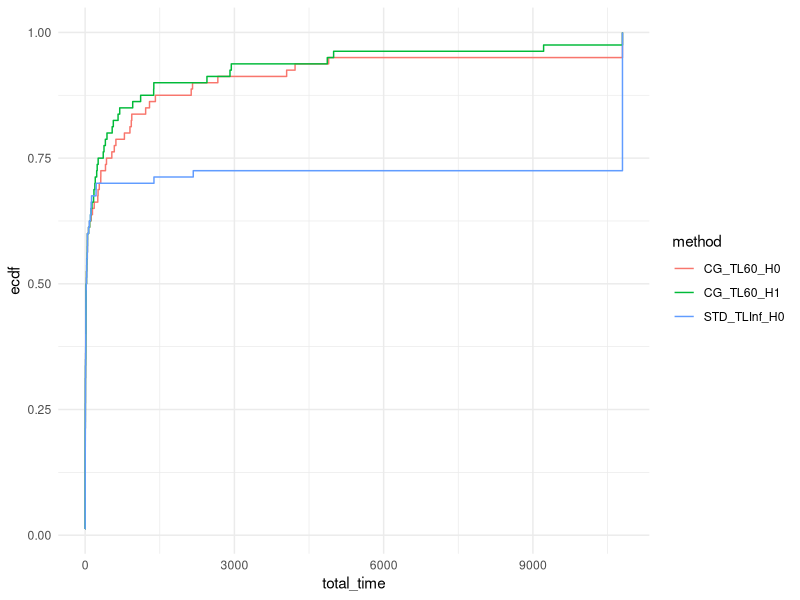

Write the R code that produced this figure.
## ---- chunk 1
library(rmarkdown)
library(kableExtra)
library(tidyr)
library(ggplot2)
suppressPackageStartupMessages(library(dplyr))
## ---- chunk 2
data = read.csv("results.flp.csv", header = FALSE)
colnames(data) = c("tag", "instance", "standard_phase_time_limit", "master_solver", "status", "reason", "has_large_scaled", "n_iterations", "total_time", "master_time", "adversarial_time", "best_bound", "best_obj", "relative_gap", "absolute_gap", "adversarial_unexpected_status",  "with_heuristic", "n_facilities", "n_customers", "Gamma", "blank")
## ---- chunk 3
data = data[, !(names(data) %in% c("tag", "blank"))]
## ---- chunk 4
data = data[data$n_customers != 40,]
data = data[data$n_facilities == 10,]
## ---- chunk 5
data[data$total_time > 10800,]$total_time = 10800
## ---- chunk 6
data$method = paste0(data$master_solver, "_TL", data$standard_phase_time_limit, "_H", data$with_heuristic)
unique(data$method)
data = data[data$method != "STD_TLInf_H1" & data$method != "CG_TL120_H0" & data$method != "CG_TL120_H1",]
## ---- chunk 7
paged_table(data)
## ---- chunk 8
ggplot(data, aes(x = total_time, col = method)) + stat_ecdf(pad = FALSE) +
  coord_cartesian(xlim = c(0,10800)) +
  theme_minimal()
## ---- chunk 9
data_with_ecdf = data %>%
  group_by(method) %>%
  arrange(total_time) %>%
  mutate(ecdf_value = ecdf(total_time)(total_time)) %>%
  ungroup()

for (method in unique(data_with_ecdf$method)) {
  output = data_with_ecdf[data_with_ecdf$method == method,]
  output = output[,c("total_time", "ecdf_value")]
  output$log_total_time = log10(output$total_time)
  output = output[output$total_time < 10800,]
  write.csv(output, file = paste0(method, ".csv"), row.names = FALSE)
}
## ---- chunk 10
summary_data_lt_10800 <- data %>%
  filter(total_time < 10800) %>%
  group_by(n_facilities, n_customers, Gamma, method) %>%
  summarize(
    avg_total_time = mean(total_time, na.rm = TRUE),
    avg_master_time = mean(master_time, na.rm = TRUE),
    avg_adversarial_time = mean(adversarial_time, na.rm = TRUE),
    avg_n_iterations = mean(n_iterations, na.rm = TRUE),
    sum_has_large_scaled = sum(has_large_scaled),
    num_lines = n(),
    .groups = "drop"
  ) %>%
  ungroup() %>%
  arrange(n_facilities, n_customers, Gamma, method)
## ---- chunk 11
summary_data_ge_10800 <- data %>%
  filter(total_time >= 10800) %>%
  group_by(n_facilities, n_customers, Gamma, method) %>%
  summarize(
    avg_n_iterations_unsolved = mean(n_iterations, na.rm = TRUE),
    num_lines_unsolved = n(),
    .groups = "drop"
  ) %>%
  ungroup() %>%
  arrange(n_facilities, n_customers, Gamma, method)
## ---- chunk 12
transposed_data_lt_10800 <- summary_data_lt_10800 %>%
  pivot_wider(names_from = method, values_from = avg_total_time:num_lines)

transposed_data_ge_10800 <- summary_data_ge_10800 %>%
  pivot_wider(names_from = method, values_from = avg_n_iterations_unsolved:num_lines_unsolved) %>%
  select(-n_facilities, -n_customers, -Gamma)

cbind(
  transposed_data_lt_10800,
  transposed_data_ge_10800
) %>%
  kable() %>%
  kable_styling(full_width = FALSE, position = "center")
